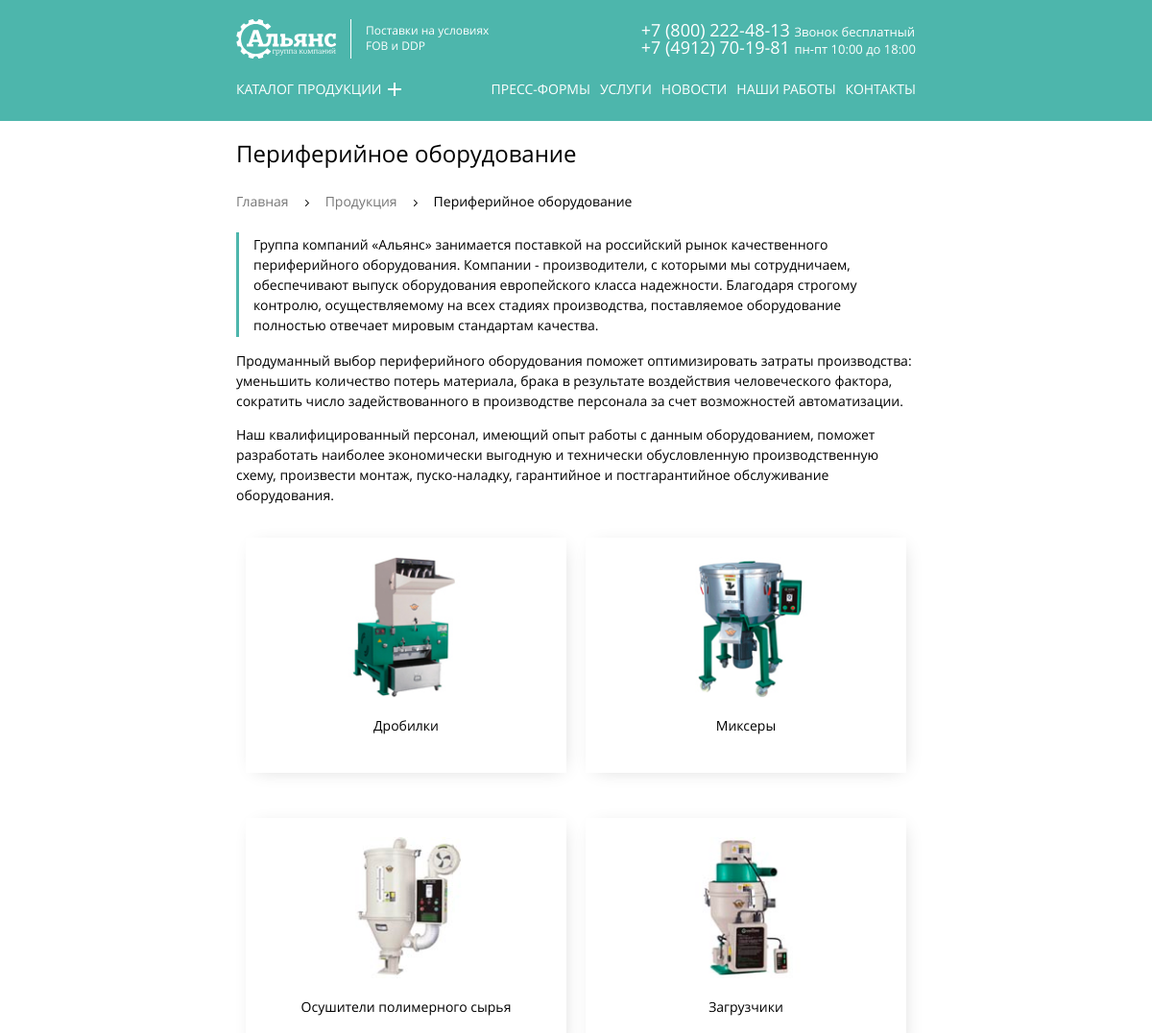
Before: /?view=catalog&cat=3 (upper part) with the older database file.
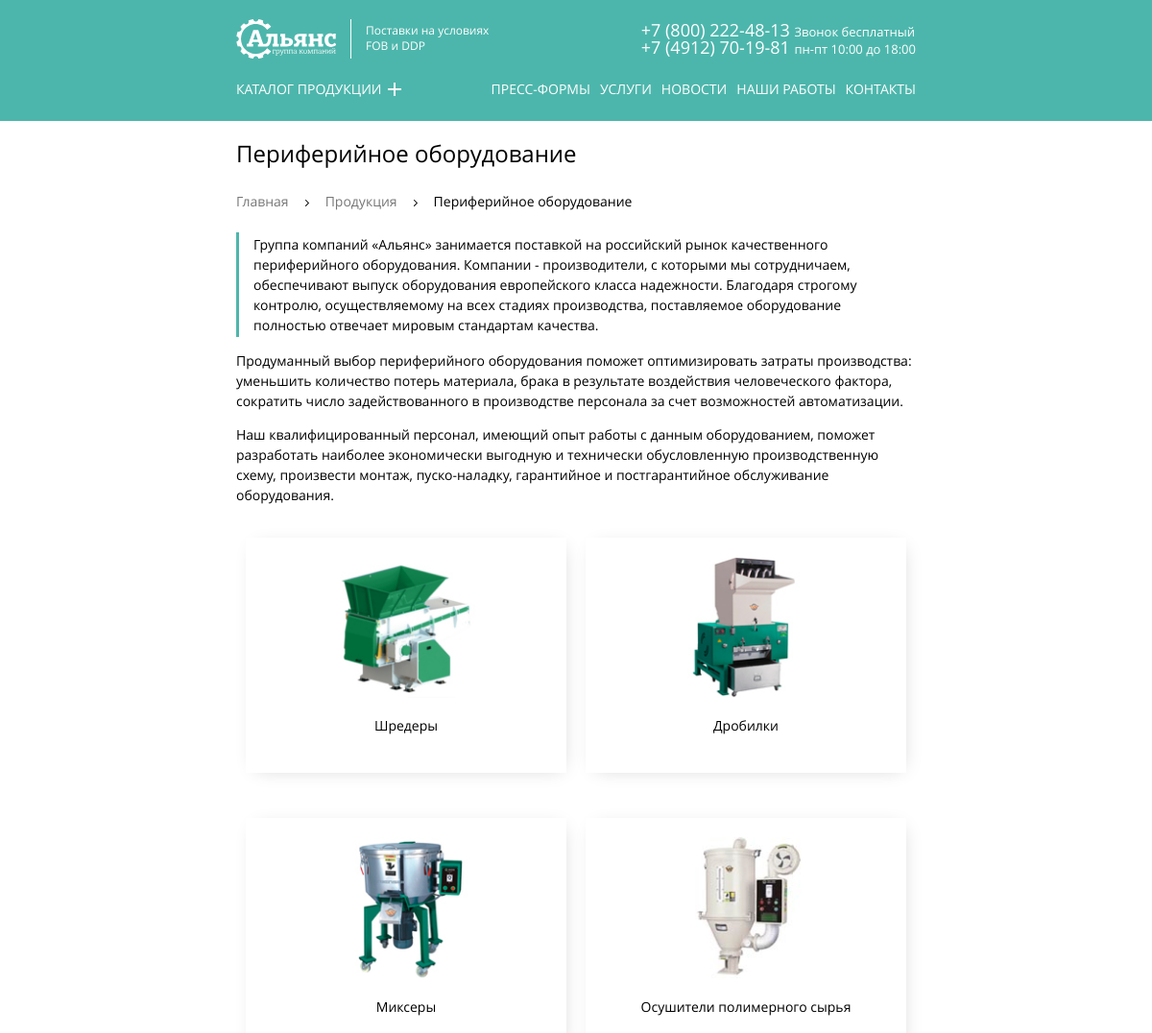
After: the same page with the newer database file.
### tables this page shows
CREATE TABLE category (
  id INT AUTO_INCREMENT PRIMARY KEY,
  title VARCHAR(64) NOT NULL UNIQUE,
  image_path VARCHAR(255),
  seo_title VARCHAR(255),
  seo_description VARCHAR(255)
);

CREATE TABLE products (
  id INT AUTO_INCREMENT PRIMARY KEY,
  title VARCHAR(128) NOT NULL UNIQUE,
  category_id INT NOT NULL,
  small_desc TEXT,
  content LONGTEXT,
  image_path VARCHAR(255),
  big_image_path VARCHAR(255),
  seo_title VARCHAR(255),
  seo_description VARCHAR(255)
);

### parts/helpers.php (called while the page is built, shortened)
<?php
function include_template($name, array $data = [])
{
    $name = 'views/pages/' . $name;
    extract($data);
    require $name;
    $result = ob_get_clean();
    return $result;
}

### parts/database.php (called while the page is built, shortened)
<?php
function fetchData($link, $sql): array
{
    $result = mysqli_query($link, $sql) or die(mysqli_error($link));
    return mysqli_fetch_all($result, MYSQLI_ASSOC);
}
function getCategories($link): array
{
    $sql = 'SELECT id, title, image_path, seo_title, seo_description FROM category ORDER BY id ASC';
    return fetchData($link, $sql);
}
function getCatalog($link, $id): array
{
    $sql = "SELECT p.id, p.title, p.image_path, p.category_id, c.title as cat_title, c.seo_title, c.seo_description
            FROM products p
            INNER JOIN category c ON c.id = p.category_id
            WHERE p.category_id = '$id'";
    return fetchData($link, $sql);
}

### views/pages/catalog.php (the view)
<?php
  $category_name = $data[0]['cat_title'];
  $category_id = $data[0]['category_id'];
?>
<div class="container">
  <h1 class="main-title"><?= $category_name ?></h1>
  <ul class="breadcrumbs-list">
    <li class="breadcrumbs-list__item">
      <a class="breadcrumbs-list__link" href="index.php">Главная</a>
    </li>
    <li class="breadcrumbs-list__item">
      <a class="breadcrumbs-list__link" href="?view=products">Продукция</a>
    </li>
    <li class="breadcrumbs-list__item breadcrumbs-list__item--active">
      <a class="breadcrumbs-list__link"><?= $category_name ?></a>
    </li>
  </ul>
  <?php if ($category_id === '2'): ?>
    <p class="text-products quote">Альянс-Пром эксклюзивный представитель крупнейшего мирового производителя оборудования для литья под давлением цветных металлов и сплавов.
      Предлагаем наиболее оптимальную линейку оборудования по соотношению цена-качество, которую оценили не только ведущие российские производители, но и такие мировые гиганты как <b>Toyota Motor Corporation.</b> </p>
    <p class="text-products">Машины произведены с учетом всех основных требований российских производителей и сертифицированы <b>ISO 9001</b> и <b>ISO14001</b>, а так же имеют <b>сертификат европейского стандарта качества.</b>
    </p>
  <?php elseif ($category_id == '3'): ?>
    <p class="text-products quote">
      <b>Группа компаний «Альянс»</b> занимается поставкой на российский рынок качественного периферийного оборудования.
      Компании - производители, с которыми мы сотрудничаем, обеспечивают выпуск оборудования европейского класса надежности. Благодаря строгому контролю, осуществляемому на всех стадиях производства, поставляемое оборудование полностью отвечает мировым стандартам качества.
    </p>
    <p class="text-products">Продуманный выбор периферийного оборудования поможет оптимизировать затраты производства: уменьшить количество потерь материала, брака в результате воздействия человеческого фактора, сократить число задействованного в производстве персонала за счет возможностей автоматизации.</p>
    <p class="text-products">Наш квалифицированный персонал, имеющий опыт работы с данным оборудованием, поможет разработать наиболее экономически выгодную и технически обусловленную производственную схему, произвести монтаж, пуско-наладку, гарантийное и постгарантийное обслуживание оборудования.</p>
  <?php endif; ?>
  <div class="products">
    <ul class="product__list">
      <?php foreach ($data as $category): ?>
        <li class="product__item products-item">
          <a class="product-item__link" href="?view=product&id=<?= $category['id'] ?>">
            <img class="product-item__img" src="<?= $category['image_path']; ?>" alt="<?= $category['title']; ?>">
            <h4 class="product-item__title"><?= $category['title']; ?></h4>
          </a>
        </li>
      <?php endforeach; ?>
    </ul>
  </div>
</div>

### views/pages/layout.php (shortened to what this page needs)
<!DOCTYPE html>
<html lang="ru">
  <?php include ('parts/head.php') ?>
  <body>
    <?php include ('parts/header.php') ?>
    <main>
        <?= $content ?>
    </main>
  </body>
</html>

### parts/head.php (shortened to what this page needs)
<head>
    <link rel="stylesheet" href="/css/normalize.css">
    <link rel="stylesheet" href="/css/owl.carousel.min.css">
    <link rel="stylesheet" href="/css/owl.theme.default.min.css">
    <link rel="stylesheet" href="/css/lite-yt-embed.css">
    <link rel="stylesheet" href="/css/slick.css">
    <link rel="stylesheet" href="/css/slick-theme.css">
    <link rel="stylesheet" href="/css/lightcase.css">
    <link rel="stylesheet" href="/css/lightcase-no-breakpoint.css">
    <link rel="stylesheet" href="/css/animate.min.css">
    <link rel="stylesheet" href="/css/style.css">
    <link rel="stylesheet" href="/css/media.css">
    <link rel="stylesheet" href="/css/main.css">
</head>

### parts/header.php (shortened to what this page needs)
<header class="main-header <?php if (isset($_GET['view'])): ?>main-header--green<?php else: ?>js-main-header<?php endif; ?>">
  <div class="container main-header__container">
      <a class="logo main-header__logo"  href="/">
        <img class="logo__img" src="img/logo-ver2.svg" width="120" height="47" alt="Логотип ООО Альянс-пром">
        <span class="logo__text">Поставки на условиях <br> FOB и DDP</span>
      </a>
      <div class="main-header__phone phone">
        <a class="phone__link" href="tel:+78002224813">
          +7 (800) 222-48-13
          <span class="phone__text">Звонок бесплатный</span>
        </a>
        <a class="phone__link" href="tel:+74912427047">
          +7 (4912) 70-19-81
          <span class="phone__text">пн-пт 10:00 до 18:00</span>
        </a>
      </div>
      <nav class="main-nav main-nav--closed main-nav--nojs">
        <div class="main-nav__wrapper">
          <ul class="main-nav__list site-list">
            <li class="site-list__item">
              <a class="site-list__link site-list__link--catalog" id="catalog">Каталог продукции</a>
            </li>
            <li class="site-list__item">
              <a class="site-list__link">Пресс-формы</a>
            </li>
            <li class="site-list__item">
              <a class="site-list__link">Услуги</a>
            </li>
            <li class="site-list__item">
              <a class="site-list__link">Новости</a>
            </li>
            <li class="site-list__item">
              <a class="site-list__link">Наши работы</a>
            </li>
            <li class="site-list__item">
              <a class="site-list__link">Контакты</a>
            </li>
          </ul>
        </div>
      </nav>
  </div>
</header>

### index.php (shortened to what this page needs)
<?php
require_once 'parts/init.php';
$view = empty($_GET['view']) ? 'index' : $_GET['view'];
$template_name = $view . '.php';
$categories = getCategories($link);
function get_pageData(string $page, $link) {
    if (isset($_GET['cat'])) {
        $category_url = $_GET['cat'];
    }
    switch ($page) {
        case 'catalog.php':
            return getCatalog($link, $category_url);
            break;
    }
};
$data = get_pageData($template_name, $link);
foreach ($data as $seo) {
    $seo_title =  $seo['seo_title'];
    $seo_description = $seo['seo_description'];
};
$page_content = include_template($template_name, [
    'categories' => $categories,
    'data' => $data
]);
$layout_content = include_template('layout.php', [
    'content' => $page_content,
    'categories' => $categories,
    'seo_title' => $seo_title,
    'seo_description' => $seo_description
]);
print($layout_content);

### css/style.css (style rules this page uses)
.main-title { font-size: 24px; font-weight: 400; }
.quote { padding: 2px 0 2px 15px; border-left: 3px solid #4db6ac; }
.text-products { font-size: 14px; }
.product__list { display: flex; flex-wrap: wrap; justify-content: flex-start; }
.product__item { width: 50%; padding: 20px 10px; margin-bottom: 1%; text-align: center; box-sizing: border-box; transition: all .3s; }
.product-item__link { display: block; padding: 20px; box-shadow: 3px 3px 20px -8px rgba(0,0,0,0.2); overflow: hidden; }
.product-item__title { color: #000000; font-weight: 300; }

### css/main.css (style rules this page uses)
html { height: 100%; width: 100%; box-sizing: border-box; }
body { margin: 0; padding: 0; font-weight: 400; font-size: 14px; line-height: 1.5; font-family: "OpenSans", "Arial", "Helvetica", sans-serif; color: #000000; }
a { color: #777777; text-decoration: none; }
img { max-width: 100%; height: auto; vertical-align: middle; }
ul { margin: 0; padding: 0; list-style: none; }
*, *::before, *::after { box-sizing: inherit; }
.container { margin-right: auto; margin-left: auto; padding-right: 20px; padding-left: 20px; }
@media (min-width: 768px) { .container { max-width: 768px; padding-right: 30px; padding-left: 30px; } }
.main-header { position: relative; color: #ffffff; z-index: 1; }
.main-header__container { position: relative; border-bottom: 1px solid #f2f2f2; }
.main-header__logo { padding-top: 10px; padding-bottom: 10px; }
.main-header--green { background-color: #4db6ac; }
@media (min-width: 768px) { .main-header__container { display: flex; flex-wrap: wrap; align-items: center; padding-top: 20px; padding-bottom: 20px; border-bottom: none; } }
@media (min-width: 768px) { .main-header__logo { padding: 0; } }
@media (min-width: 768px) { .main-header__phone { margin-left: auto; } }
@media (min-width: 768px) { .main-header--green .main-header__container { padding-bottom: 11px; } }
@media (min-width: 768px) { .main-nav { width: 100%; margin-top: 10px; } }
.site-list__item { padding-top: 15px; padding-bottom: 15px; line-height: 1; text-align: center; border-top: 1px solid #f2f2f2; }
.site-list__link { font-size: 16px; font-weight: 700; line-height: 1; text-transform: uppercase; color: #000000; cursor: pointer; }
.main-header--green .site-list__link { color: #ffffff; }
@media (min-width: 768px) { .site-list { display: flex; flex-wrap: wrap; align-items: center; } }
@media (min-width: 768px) { .site-list__item { margin-right: 10px; border-top: none; } }
@media (min-width: 768px) { .site-list__item:last-child { margin-right: 0; } }
@media (min-width: 768px) { .site-list__item:nth-child(2) { margin-left: auto; } }
@media (min-width: 768px) { .site-list__link { position: relative; font-size: 14px; color: #ffffff; cursor: pointer; } }
@media (min-width: 768px) { .site-list__link--catalog { padding-right: 20px; } }
@media (min-width: 768px) { .site-list__link--catalog::before, .site-list__link--catalog::after { content: ""; position: absolute; top: 50%; right: 0; width: 14px; height: 2px; background-color: #ffffff; transition: all 0.3s ease 0s; } }
@media (min-width: 768px) { .site-list__link--catalog::after { transform: rotate(90deg); } }
.logo { display: inline-block; }
.logo__text { display: none; }
@media (min-width: 768px) { .logo { display: flex; align-items: center; } }
@media (min-width: 768px) { .logo__img { margin-right: 15px; padding-right: 15px; border-right: 1px solid #ffffff; } }
@media (min-width: 768px) { .logo__text { display: inline; font-size: 12px; line-height: 1.4; color: #ffffff; } }
.phone__link { display: block; font-size: 18px; line-height: 1; font-weight: 700; color: #ffffff; }
.phone__text { font-size: 13px; font-weight: 300; }
.breadcrumbs-list { display: flex; flex-wrap: wrap; margin: 20px 0; }
.breadcrumbs-list__link { font-weight: 300; line-height: 24px; color: #777777; }
.breadcrumbs-list__item { position: relative; }
.breadcrumbs-list__item:not(:last-child) { position: relative; margin-right: 16px; padding-right: 22px; }
.breadcrumbs-list__item:not(:last-child)::before { content: ""; position: absolute; top: 50%; right: 0; width: 5px; height: 7px; margin-top: -2px; background-color: transparent; background-image: url("../img/nav-arrow.svg"); background-repeat: no-repeat; }
.breadcrumbs-list__item:last-child .breadcrumbs-list__link { color: #000000; pointer-events: none; }

Changed rows visible on the page:
no longer on this page (row unchanged): products: image_path (picture), title "Загрузчики"
now on this page (row edited): products: image_path (picture), title "Шредеры"
